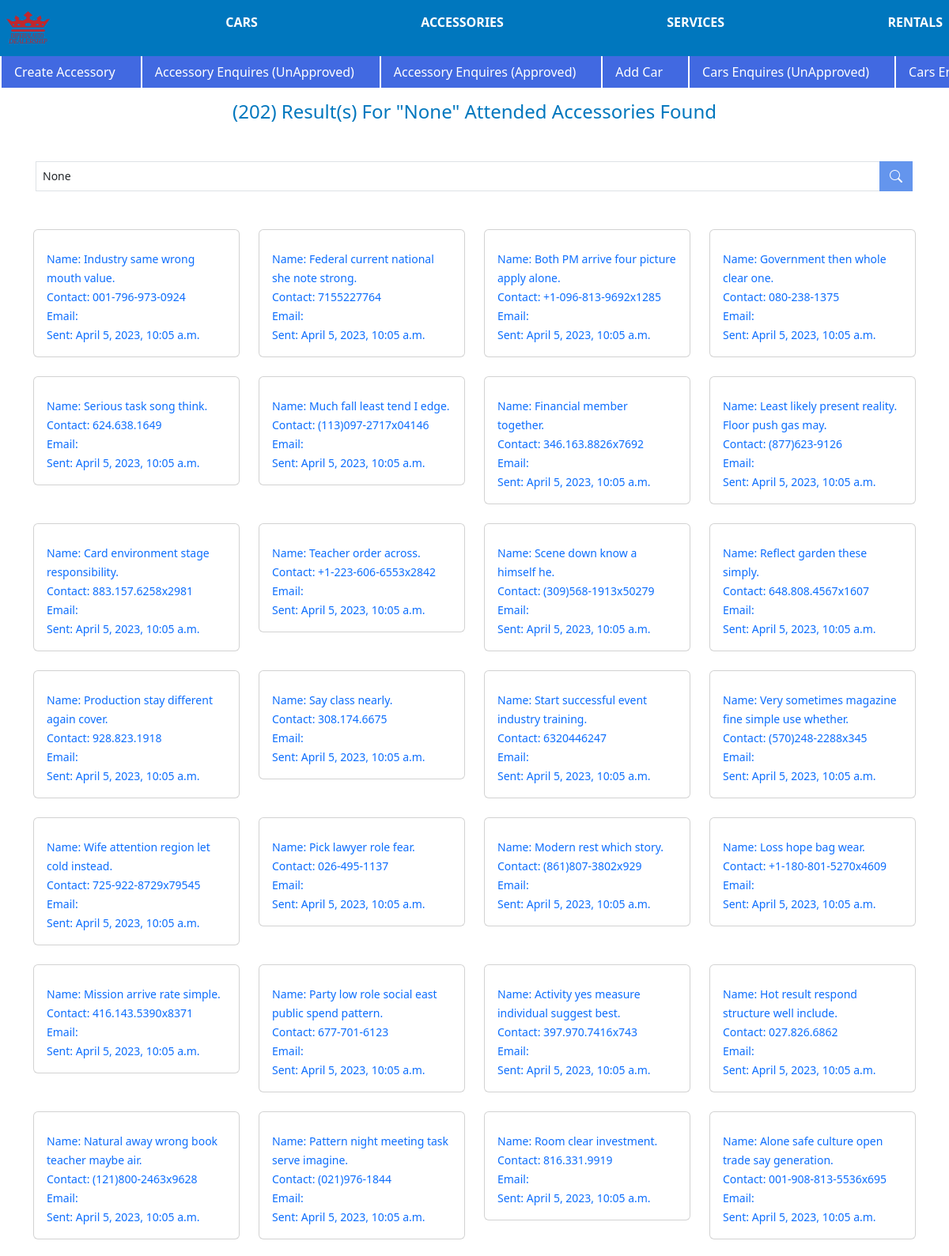
The page /accessories/search-list-accessory-enquiry-attended-to/ (signed in, upper part) on the database its author committed.
### Accessories/models.py (models this page shows, shortened)
class Accessories(models.Model):
    name = models.CharField(max_length = 100)
    description = models.TextField()
    main_image = models.ImageField(upload_to=accessories_path)
    price = models.DecimalField(max_digits=10, decimal_places=2)
    slug = models.SlugField(blank=True, null=True, editable=False)
    phone_regex = RegexValidator(
        regex=r'^\+?[0-9]{1,3}?\s?\-?[0-9]{1,15}$',
        message="Phone number must be entered in the format: '+999 999999999'. Up to 15 digits allowed."
    )
    contact_no = models.CharField(validators=[phone_regex], max_length=17, null=True, blank=True)
    user = models.ForeignKey(User, on_delete=models.CASCADE)
    created = models.DateTimeField(auto_now_add=True)
    class Meta:
        verbose_name_plural = "Accessories"

### Accessories/views.py (the view, shortened to what this page needs)
# urls.py: path('search-list-accessory-enquiry-attended-to/', AccessoriesAttendedToEnquirySearch.as_view(), name='search-list-accessory-attended-to'),
class AccessoriesAttendedToEnquirySearch(UserPassesTestMixin, LoginRequiredMixin, ListView):
    model =  Accessories
    context_object_name = 'results'
    template_name = 'accessories/accessories_enquiry/search_accessories_attended.html'
    paginate_by = 50
    def get_queryset(self):
        queryset = super().get_queryset()
        query = self.request.GET.get('q')
        return queryset
    def get_context_data(self, **kwargs):
        context = super().get_context_data(**kwargs)
        context['count'] = self.get_queryset().count()
        context['query'] =self.request.GET.get('q')
        return context
    def test_func(self):
        user = self.request.user
        if user.is_staff or user.is_superuser:
            return True
        messages.warning(self.request, 'Not Authorized Permission Denied')
        return False

### templates/accessories/accessories_enquiry/search_accessories_attended.html (shortened to what this page needs)
{% extends 'layout/index.html' %} {% block content %} {{data}}
<h4 class="my-3 text-center nice-blue">({{count}}) Result(s) For "{{query}}" Attended Accessories Found </h4>
<nav class="container mt-5 d-flex justify-content-center">
    <form action={% url 'search-list-accessory-attended-to' %} method='GET' class="d-flex justify-content-center search input-group  w-100 mx-1">
        <input class="form-control form-control-sm " type="search" name="q" placeholder="Search Attended Accessories" aria-label="Search" style="border-radius:0px" value={{query}}>
        <button style="border-radius:0px" class="btn   navbar-bgc1 text-white search" type="submit"><i class="bi bi-search" ></i></button>
        <br>
    </form>
</nav>
<div class="container mt-5">
    <div class="row">
        {% for enquiry in results %}
        <div class="col-lg-3 col-md-6 col-sm-12">
            <a class='link' href="{% url 'detail-accessory-enquiry' enquiry.id enquiry.slug %}">
                <div class="col-md-4 w-100">
                    <div class="card mb-4 ">
                        <div class="card-body">
                            <small class="card-text">Name: {{enquiry.name}}</small> <br>
                            <small class="card-text">Contact: {{enquiry.contact_no}}</small> <br>
                            <small class="card-text">Email: {{enquiry.email}}</small> <br>
                            <small class="card-text">Sent: {{enquiry.created}}</small> <br>
                        </div>
                    </div>
                </div>
            </a>
        </div>
        {% endfor %}
    </div>
</div>
{% endblock %}

### rows shown on the page
Accessories: name "Industry same wrong mouth value.", contact_no "001-796-973-0924", created "April 5, 2023, 10:05 a.m."
Accessories: name "Federal current national she note strong.", contact_no "7155227764", created "April 5, 2023, 10:05 a.m."
Accessories: name "Both PM arrive four picture apply alone.", contact_no "+1-096-813-9692x1285", created "April 5, 2023, 10:05 a.m."
Accessories: name "Government then whole clear one.", contact_no "080-238-1375", created "April 5, 2023, 10:05 a.m."
Accessories: name "Serious task song think.", contact_no "624.638.1649", created "April 5, 2023, 10:05 a.m."
Accessories: name "Much fall least tend I edge.", contact_no "(113)097-2717x04146", created "April 5, 2023, 10:05 a.m."
Accessories: name "Financial member together.", contact_no "346.163.8826x7692", created "April 5, 2023, 10:05 a.m."
Accessories: name "Least likely present reality. Floor push gas may.", contact_no "(877)623-9126", created "April 5, 2023, 10:05 a.m."
Accessories: name "Card environment stage responsibility.", contact_no "883.157.6258x2981", created "April 5, 2023, 10:05 a.m."
Accessories: name "Teacher order across.", contact_no "+1-223-606-6553x2842", created "April 5, 2023, 10:05 a.m."
Accessories: name "Scene down know a himself he.", contact_no "(309)568-1913x50279", created "April 5, 2023, 10:05 a.m."
Accessories: name "Reflect garden these simply.", contact_no "648.808.4567x1607", created "April 5, 2023, 10:05 a.m."
Accessories: name "Production stay different again cover.", contact_no "928.823.1918", created "April 5, 2023, 10:05 a.m."
Accessories: name "Say class nearly.", contact_no "308.174.6675", created "April 5, 2023, 10:05 a.m."
Accessories: name "Start successful event industry training.", contact_no "6320446247", created "April 5, 2023, 10:05 a.m."
Accessories: name "Very sometimes magazine fine simple use whether.", contact_no "(570)248-2288x345", created "April 5, 2023, 10:05 a.m."
Accessories: name "Wife attention region let cold instead.", contact_no "725-922-8729x79545", created "April 5, 2023, 10:05 a.m."
Accessories: name "Pick lawyer role fear.", contact_no "026-495-1137", created "April 5, 2023, 10:05 a.m."
Accessories: name "Modern rest which story.", contact_no "(861)807-3802x929", created "April 5, 2023, 10:05 a.m."
Accessories: name "Loss hope bag wear.", contact_no "+1-180-801-5270x4609", created "April 5, 2023, 10:05 a.m."
Accessories: name "Mission arrive rate simple.", contact_no "416.143.5390x8371", created "April 5, 2023, 10:05 a.m."
Accessories: name "Party low role social east public spend pattern.", contact_no "677-701-6123", created "April 5, 2023, 10:05 a.m."
Accessories: name "Activity yes measure individual suggest best.", contact_no "397.970.7416x743", created "April 5, 2023, 10:05 a.m."
Accessories: name "Hot result respond structure well include.", contact_no "027.826.6862", created "April 5, 2023, 10:05 a.m."
Accessories: name "Natural away wrong book teacher maybe air.", contact_no "(121)800-2463x9628", created "April 5, 2023, 10:05 a.m."
Accessories: name "Pattern night meeting task serve imagine.", contact_no "(021)976-1844", created "April 5, 2023, 10:05 a.m."
Accessories: name "Room clear investment.", contact_no "816.331.9919", created "April 5, 2023, 10:05 a.m."
Accessories: name "Alone safe culture open trade say generation.", contact_no "001-908-813-5536x695", created "April 5, 2023, 10:05 a.m."

### other values the page prints
{{ count }} "202"
{{ query }} "None"
